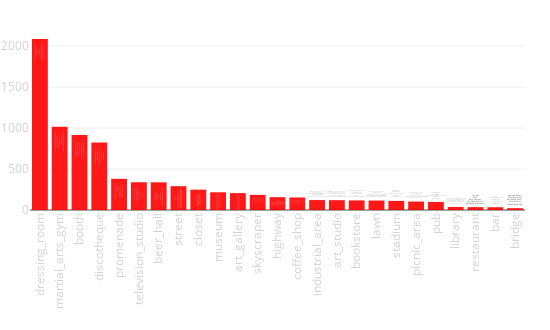

Notebook code for this chart:
### Code cell
tags_rate([x[0].split("/")[0] for x in scenes_result][N_SKIP:],
                        [x[1] for x in scenes_result][N_SKIP:])

### Figure 1 — Plotly figure (JSON) as saved in the notebook; plotly's stock layout.template omitted (floating-point values rounded to 4 significant figures)
{"data": [{"hoverinfo": "y+text", "marker": {"color": "red"}, "opacity": 0.9, "text": ["Территория_Фитнеса <br>Фотостудия_Wonderland <br>PT_studio <br>VoxStudios <br>Ai_Lab_Лаборатория_Стиля...", "Московский_Центр_Боевых_И... <br>Ultimate_Fitness <br>Академия_Бокса <br>Rocky_Road_GYM <br>Московский_к_рлинг_клуб", "Территория_Фитнеса <br>Экспоцентр_На_Красной_Пре... <br>Москва_Экспоцентр <br>75_павильон_ВДНХ <br>Конгресс_Парк_Radisson_Ro...", "Mulata_bar <br>Gipsypalace <br>Soloway_Караоке_Dance_clu... <br>Shishas_Sferum_Bar <br>The_Lumiere_Brothers_Cent...", "Новоарбатский_мост <br>Лужков_мост <br>Бородинский_мост <br>Moscow_River <br>Bolshoy_Kamenny_Bridge", "Live_Stars <br>Ru_Tv <br>Вечерний_Ургант <br>Sokolniki_Exhibition_and... <br>Triumph_Эвент_Холл", "Конор_Мак_Несса_Ирландски... <br>Chesterfield_Bar <br>Mitzva_Bar <br>Альбатрос <br>Мулата_Бар", "Особняк_на_Волхонке <br>Московский_Марафон_Moscow... <br>Якиманская_Набережная <br>Арбат <br>ГУМ", "STORY_resale_store <br>Москва_Россия <br>Останкинская_Телебашня_Os... <br>Цум_Дисконт <br>Трц_Лужайка", "Пушкинский_Музей <br>Государственный_музей_изо... <br>Третьяковская_Галерея <br>ГМИИ_им_А_С_Пушкина <br>Галерея_искусств_Зураба_Ц...", "Галерея_искусства_стран_Е... <br>Галерея_братьев_Люмьер <br>Московский_Дом_Фотографии <br>МАММ_Мультимедия_Арт_Музе... <br>Третьяковская_Галерея", "Moscow_City_Towers <br>Москва_Сити <br>Evolution_Tower <br>Moscow_City_Complex <br>Смотровая_Площадка_Москва...", "ТТК <br>Киевское_Шоссе <br>Новоарбатский_мост <br>Звенигородское_Шоссе <br>Щ_лковское_Шоссе", "Max_Brenner_Chocolate_Bar... <br>Starbucks_Russia <br>Кофемания_Coffeemania_ <br>WEST_4 <br>Paul", "Останкинская_башня <br>Москва_Сити <br>Набережная_Тараса_Шевченк... <br>ММДЦ_Москва_сити <br>Башня_на_набережной_блок...", "МАММ_Мультимедия_Арт_Музе... <br>Галерея_братьев_Люмьер <br>The_State_Tretyakov_Galle... <br>Галерея_искусства_стран_Е... <br>Мультимедиа_Арт_музей_Ind...", "ЦДХ_на_Крымском_валу <br>Pioner_Cinema <br>Третьяковская_Метро <br>WEST_4 <br>Торговый_центр_Калужский", "Долина_Реки_Сетунь <br>Парк_Радуга <br>Яблоневый_Сад_На_Кутузовс... <br>Марфо_Мариинская_обитель... <br>Храм_Святой_Праведной_Бла...", "RZD_Arena <br>РЖД_Арена <br>Grigory_Fedotov_Stadium <br>VEB_Arena <br>ВЭБ_Арена", "Алтуфьевский_парк <br>Парк_Останкино <br>Детский_парк_Фили <br>Мемориально_Парковый_комп... <br>Красногорский_Парк", "Chesterfield_Bar <br>Pancho_Villa <br>Дорогая_Я_Перезвоню_на_Пя... <br>BQ_Bar <br>Мулата_Бар", "Центральный_Дом_Литератор... <br>Экспериментаниум_музей <br>Российская_государственна... <br>Квартира_Рочдельская <br>Первый_Канал", "Luciano <br>Paul <br>Buro_Canteen <br>Ресторан_Waiters <br>Хачапури_Khachapuri", "То_Да_Се <br>Г_Видное_Ул_Ольховая <br>John_Gilroys_Pub <br>Pancho_Villa <br>Bar_BQ_Cafe", "Крымский_мост <br>Moscow_River <br>Крымский_Мост <br>Park_Kultury <br>Бородинский_мост"], "type": "bar", "uid": "d15df7e8-2727-11e9-a0d4-3c15c2cf2370", "x": ["dressing_room", "martial_arts_gym", "booth", "discotheque", "promenade", "television_studio", "beer_hall", "street", "closet", "museum", "art_gallery", "skyscraper", "highway", "coffee_shop", "industrial_area", "art_studio", "bookstore", "lawn", "stadium", "picnic_area", "pub", "library", "restaurant", "bar", "bridge"], "xaxis": "x", "y": [2085.0, 1016.0, 915.1, 823.9, 379.9, 338.6, 337.4, 290.1, 248.0, 216.1, 206.1, 184.5, 156.3, 152.6, 121.1, 119.9, 117.0, 115.5, 111.1, 103.2, 98.3, 36.31, 34.96, 33.51, 22.25], "yaxis": "y"}], "layout": {"height": 330, "margin": {"b": 120, "l": 30, "r": 25, "t": 30}, "showlegend": false, "width": 550, "xaxis": {"anchor": "y", "domain": [0, 1], "tickangle": -90, "tickfont": {"color": "lightgrey", "size": 11.5}}, "xaxis2": {"tickangle": -90, "tickfont": {"color": "lightgrey", "size": 11.5}}, "yaxis": {"anchor": "x", "domain": [0, 1], "tickfont": {"color": "lightgrey", "size": 11.5}}, "yaxis2": {"tickfont": {"color": "lightgrey", "size": 11.5}}}}
